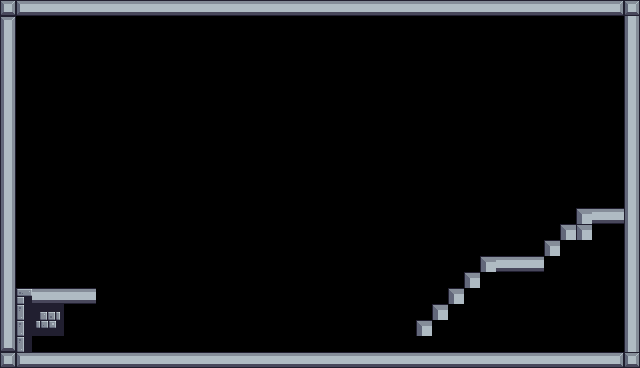

The image is a tile-based game level rendered from a .tmx file. Its description and complete source (layers, tilesets, objects, tile grids) follow:
An orthogonal 40x23 tile map with 16x16 px tiles, 1 tile layer (Camada de Blocos 1).

<map version="1.10" tiledversion="1.11.2" orientation="orthogonal" renderorder="right-down" width="40" height="23" tilewidth="16" tileheight="16" infinite="0" nextlayerid="2" nextobjectid="1">
 <tileset firstgid="1" name="Terrain (16x16)" tilewidth="16" tileheight="16" tilecount="242" columns="22">
  <image source="../images/Terrain/Terrain (16x16).png" width="352" height="176" />
 </tileset>
 <layer id="1" name="Camada de Blocos 1" class="Collisions" width="40" height="23">
  <data encoding="csv">
123,101,102,102,102,102,102,102,102,102,102,102,102,102,102,102,102,102,102,102,102,102,102,102,102,102,102,102,102,102,102,102,102,102,102,102,102,102,103,123,
104,0,0,0,0,0,0,0,0,0,0,0,0,0,0,0,0,0,0,0,0,0,0,0,0,0,0,0,0,0,0,0,0,0,0,0,0,0,0,126,
126,0,0,0,0,0,0,0,0,0,0,0,0,0,0,0,0,0,0,0,0,0,0,0,0,0,0,0,0,0,0,0,0,0,0,0,0,0,0,126,
126,0,0,0,0,0,0,0,0,0,0,0,0,0,0,0,0,0,0,0,0,0,0,0,0,0,0,0,0,0,0,0,0,0,0,0,0,0,0,126,
126,0,0,0,0,0,0,0,0,0,0,0,0,0,0,0,0,0,0,0,0,0,0,0,0,0,0,0,0,0,0,0,0,0,0,0,0,0,0,126,
126,0,0,0,0,0,0,0,0,0,0,0,0,0,0,0,0,0,0,0,0,0,0,0,0,0,0,0,0,0,0,0,0,0,0,0,0,0,0,126,
126,0,0,0,0,0,0,0,0,0,0,0,0,0,0,0,0,0,0,0,0,0,0,0,0,0,0,0,0,0,0,0,0,0,0,0,0,0,0,126,
126,0,0,0,0,0,0,0,0,0,0,0,0,0,0,0,0,0,0,0,0,0,0,0,0,0,0,0,0,0,0,0,0,0,0,0,0,0,0,126,
126,0,0,0,0,0,0,0,0,0,0,0,0,0,0,0,0,0,0,0,0,0,0,0,0,0,0,0,0,0,0,0,0,0,0,0,0,0,0,126,
126,0,0,0,0,0,0,0,0,0,0,0,0,0,0,0,0,0,0,0,0,0,0,0,0,0,0,0,0,0,0,0,0,0,0,0,0,0,0,126,
126,0,0,0,0,0,0,0,0,0,0,0,0,0,0,0,0,0,0,0,0,0,0,0,0,0,0,0,0,0,0,0,0,0,0,0,0,0,0,126,
126,0,0,0,0,0,0,0,0,0,0,0,0,0,0,0,0,0,0,0,0,0,0,0,0,0,0,0,0,0,0,0,0,0,0,0,0,0,0,126,
126,0,0,0,0,0,0,0,0,0,0,0,0,0,0,0,0,0,0,0,0,0,0,0,0,0,0,0,0,0,0,0,0,0,0,0,0,0,0,126,
126,0,0,0,0,0,0,0,0,0,0,0,0,0,0,0,0,0,0,0,0,0,0,0,0,0,0,0,0,0,0,0,0,0,0,0,124,102,102,126,
126,0,0,0,0,0,0,0,0,0,0,0,0,0,0,0,0,0,0,0,0,0,0,0,0,0,0,0,0,0,0,0,0,0,0,124,124,0,0,126,
126,0,0,0,0,0,0,0,0,0,0,0,0,0,0,0,0,0,0,0,0,0,0,0,0,0,0,0,0,0,0,0,0,0,124,0,0,0,0,126,
126,0,0,0,0,0,0,0,0,0,0,0,0,0,0,0,0,0,0,0,0,0,0,0,0,0,0,0,0,0,124,102,102,102,0,0,0,0,0,126,
126,0,0,0,0,0,0,0,0,0,0,0,0,0,0,0,0,0,0,0,0,0,0,0,0,0,0,0,0,124,0,0,0,0,0,0,0,0,0,126,
126,1,102,102,102,102,0,0,0,0,0,0,0,0,0,0,0,0,0,0,0,0,0,0,0,0,0,0,124,0,0,0,0,0,0,0,0,0,0,126,
126,23,4,5,0,0,0,0,0,0,0,0,0,0,0,0,0,0,0,0,0,0,0,0,0,0,0,124,0,0,0,0,0,0,0,0,0,0,0,126,
126,23,26,27,0,0,0,0,0,0,0,0,0,0,0,0,0,0,0,0,0,0,0,0,0,0,124,0,0,0,0,0,0,0,0,0,0,0,0,126,
148,23,0,0,0,0,0,0,0,0,0,0,0,0,0,0,0,0,0,0,0,0,0,0,0,0,0,0,0,0,0,0,0,0,0,0,0,0,0,126,
123,101,102,102,102,102,102,102,102,102,102,102,102,102,102,102,102,102,102,102,102,102,102,102,102,102,102,102,102,102,102,102,102,102,102,102,102,102,103,123
</data>
 </layer>
</map>
